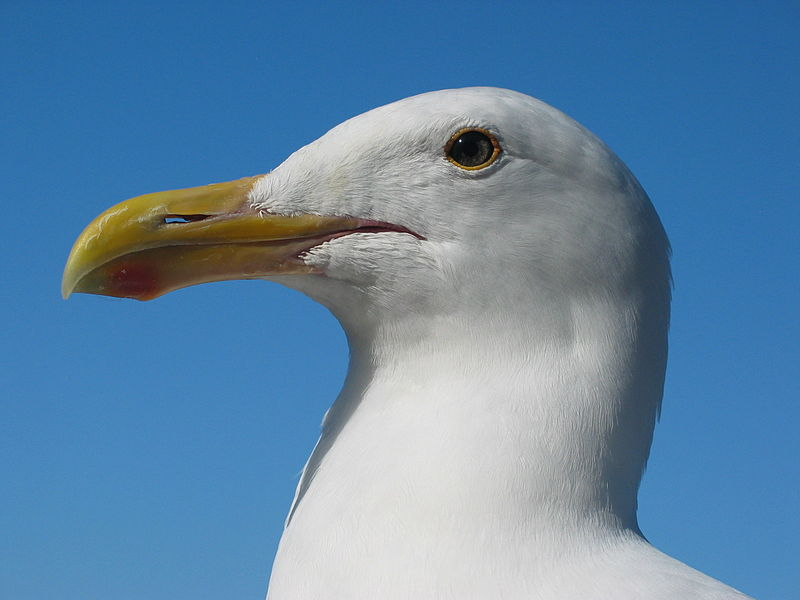
#> input picture gull.jpg, 800 x 600 px
$ python hconcat.py
#> lines starting #> are read from the running program, lines starting #| are printed output that depends on the picture
import cv2

a = cv2.imread('../../gull.jpg')
#> a is the input picture: shape (600, 800, 3); mean B, G, R 166.5, 134.6, 97.1
b = cv2.imread('../../goose.jpg')
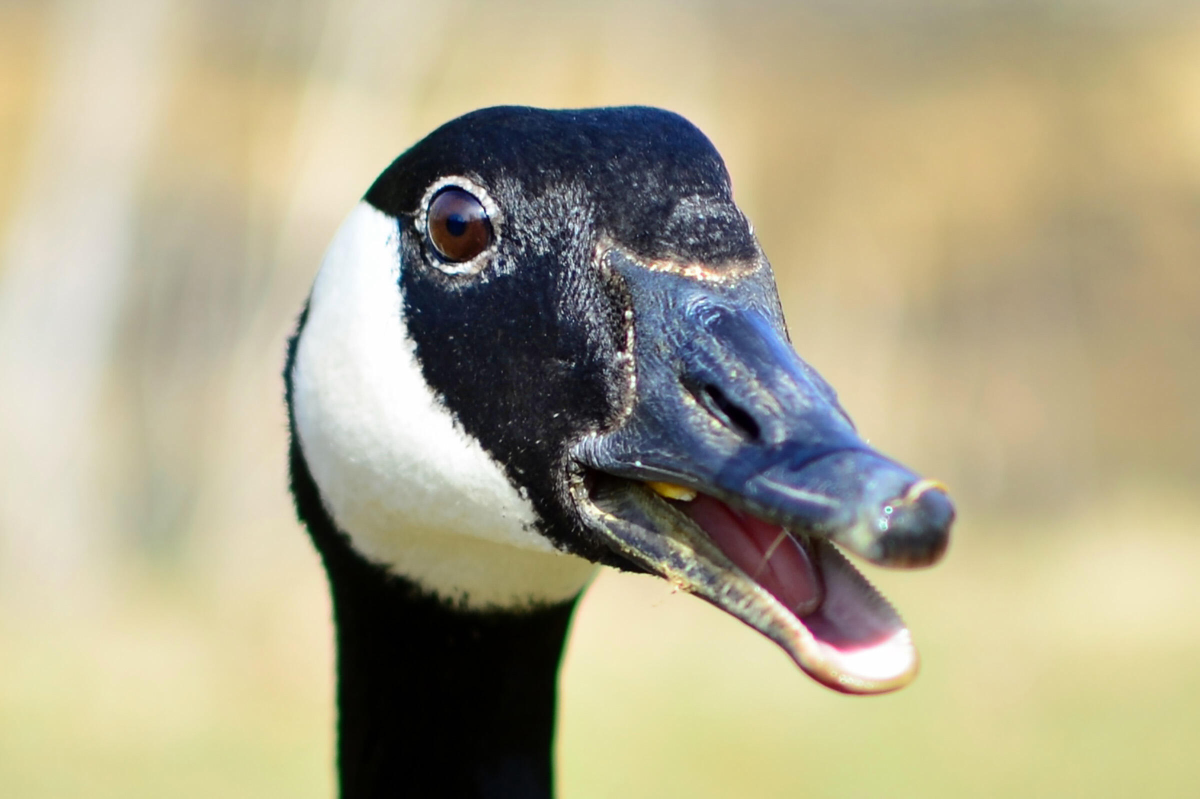
#> input picture goose.jpg, 2400 x 1597 px (shown at 1/2 size)
#> b is the input picture: shape (1597, 2400, 3); mean B, G, R 139.1, 166.5, 173.7
b = cv2.resize(b, (800, 600))
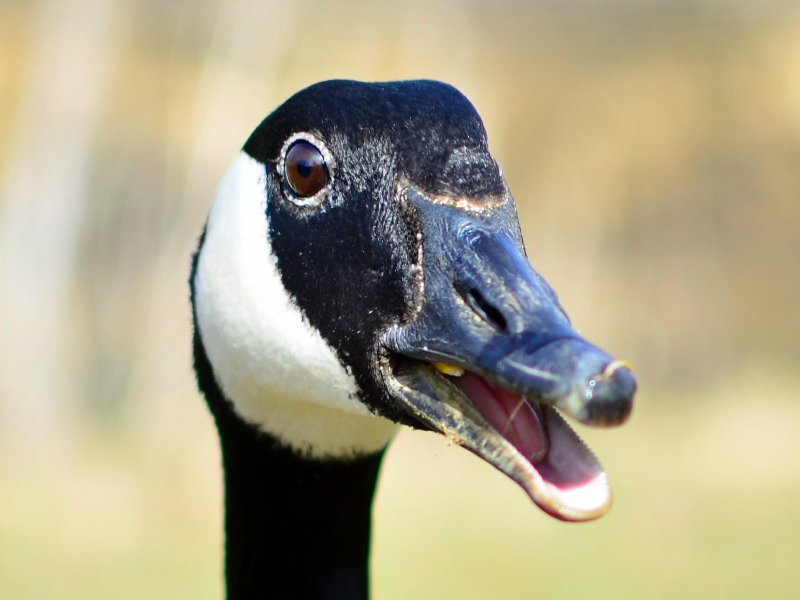
#> b: shape (600, 800, 3); mean B, G, R 139, 166.5, 173.7
c = cv2.hconcat([a, b])
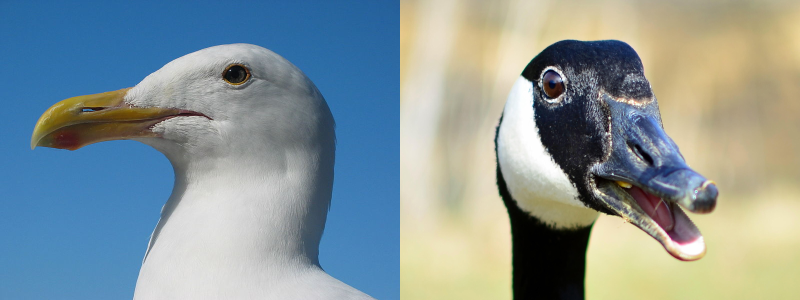
#> c: shape (600, 1600, 3) (shown at 1/2 size); mean B, G, R 152.8, 150.5, 135.4
cv2.imwrite('gullgoose.jpg', c)
